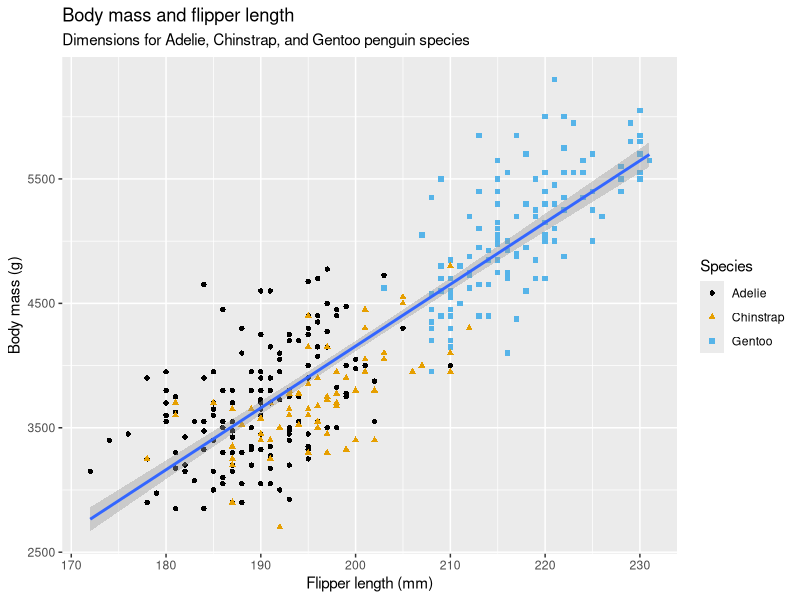
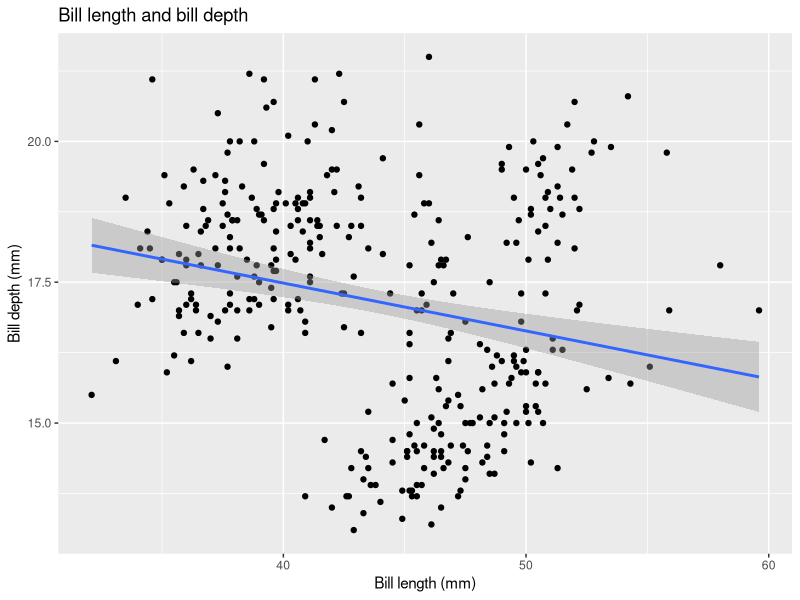
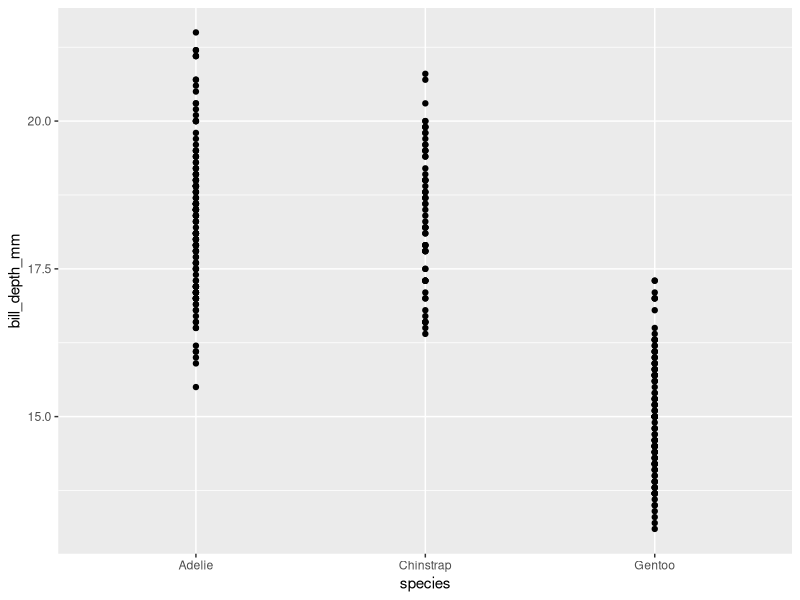
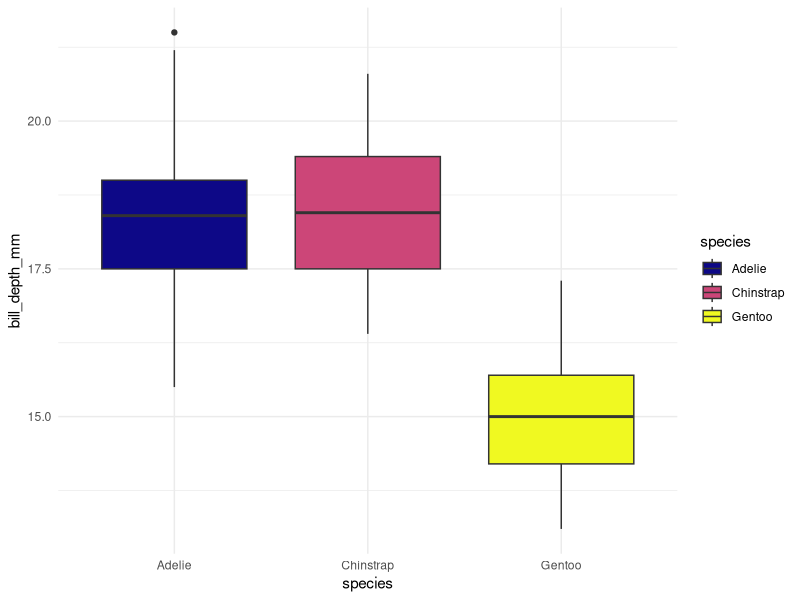

Generate these figures, in order, with R: (Note: this script raises an error after producing the figures.)
## ---- chunk 1
library(tidyverse)
library(palmerpenguins)
library(ggthemes)

penguins_data <- penguins

penguins_data |>
  ggplot(aes(x = flipper_length_mm, y = body_mass_g)) +
  geom_point(mapping = aes(color = species, shape = species)) +
  geom_smooth(method = "lm") +
  labs(
    title = "Body mass and flipper length",
    subtitle = "Dimensions for Adelie, Chinstrap, and Gentoo penguin species",
    x = "Flipper length (mm)", y = "Body mass (g)",
    color = "Species",
    shape = "Species"
  ) +
  scale_color_colorblind()
## ---- chunk 2
glimpse(penguins_data)
## ---- chunk 3
penguins_data |>
  ggplot(aes(x = bill_length_mm, y = bill_depth_mm)) +
  geom_point() +
  labs(
    title = "Bill length and bill depth",
    x = "Bill length (mm)", y = "Bill depth (mm)"
  ) +
  geom_smooth(method = "lm") +
  scale_color_colorblind()

cor(penguins_data$bill_length_mm, penguins_data$bill_depth_mm)
## ---- chunk 4
penguins_data |>
  ggplot(aes(x = species, y = bill_depth_mm)) +
  geom_point()
## ---- chunk 5
library(viridis)

penguins_data |>
  ggplot(aes(x = species, y = bill_depth_mm, fill = species)) +
  geom_boxplot() +
  scale_fill_viridis_d(option = "C") +
  theme_minimal()
## ---- chunk 6
ggplot(data = penguins_data) +
  geom_point()
## ---- chunk 7
penguins_data2 <- penguins

penguins_data2 |>
  ggplot(mapping = aes(x = flipper_length_mm, y = body_mass_g)) +
  geom_point(na.rm = TRUE)
## ---- chunk 8
penguins_data |>
  ggplot(aes(x = flipper_length_mm, y = body_mass_g)) +
  geom_point(mapping = aes(color = species, shape = species)) +
  geom_smooth(method = "lm") +
  labs(
    title = "Body mass and flipper length",
    subtitle = "Dimensions for Adelie, Chinstrap, and Gentoo penguin species",
    caption = "Data comes from the palmerpenguins package.",
    x = "Flipper length (mm)", y = "Body mass (g)",
    color = "Species",
    shape = "Species"
  ) +
  scale_color_colorblind()
## ---- chunk 9
library(viridis)

penguins_data |>
  ggplot(aes(x = flipper_length_mm, y = body_mass_g)) +
  geom_point(mapping = aes(color = bill_depth_mm)) +
  geom_smooth() +
  labs(
    title = "Body mass and flipper length by bill depth",
    caption = "Data comes from the palmerpenguins package",
    x = "Flipper length (mm)", y = "Body mass (g)",
    color = "Bill depth (mm)"
  ) +
  scale_color_viridis_c(option = "C", direction = -1) +
  theme_minimal()
